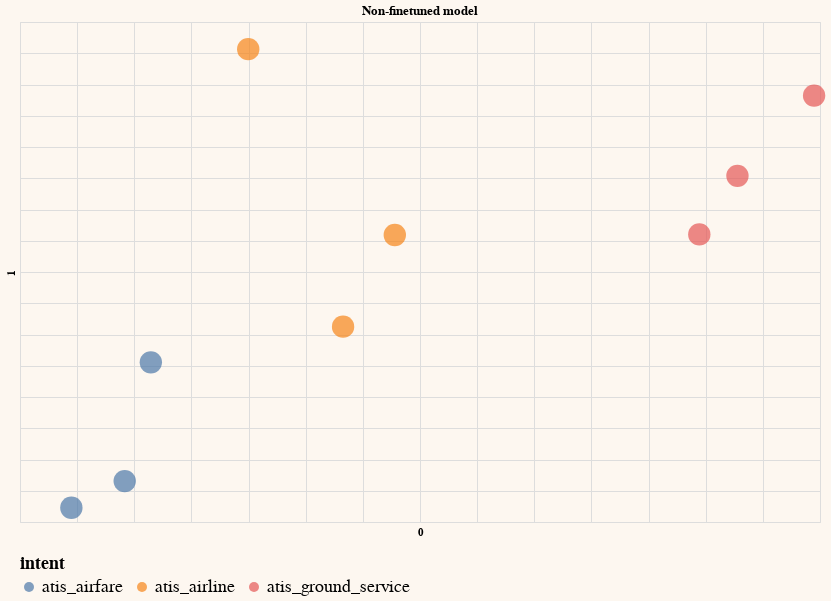

This figure's notebook cell:
### Code cell
# Plot the 2D embeddings from a non-finetuned model
generate_chart(df_test,'0','1',lbl='off',color='intent',title='Non-finetuned model')

### Figure 1 — Vega-Lite specification as saved in the notebook (floating-point values rounded to 4 significant figures; data arrays with more than 128 entries replaced by an {"elided": "..."} marker saying what was removed)
{"config": {"view": {"continuousWidth": 400, "continuousHeight": 300}, "background": "#FDF7F0", "legend": {"labelFontSize": 18, "orient": "bottom", "titleFontSize": 18}}, "layer": [{"mark": {"type": "circle", "size": 500}, "encoding": {"color": {"field": "intent", "type": "nominal"}, "tooltip": [{"field": "query", "type": "nominal"}], "x": {"axis": {"domain": false, "labels": false, "ticks": false}, "field": "0", "scale": {"zero": false}, "type": "quantitative"}, "y": {"axis": {"domain": false, "labels": false, "ticks": false}, "field": "1", "scale": {"zero": false}, "type": "quantitative"}}}, {"mark": {"type": "text", "align": "left", "baseline": "middle", "dx": 10}, "encoding": {"color": {"field": "intent", "type": "nominal"}, "tooltip": [{"field": "query", "type": "nominal"}], "x": {"axis": {"domain": false, "labels": false, "ticks": false}, "field": "0", "scale": {"zero": false}, "type": "quantitative"}, "y": {"axis": {"domain": false, "labels": false, "ticks": false}, "field": "1", "scale": {"zero": false}, "type": "quantitative"}}}], "data": {"name": "data-8716276f2996987f6992cf520cf8351b"}, "height": 500, "title": "Non-finetuned model", "width": 800, "$schema": "https://vega.github.io/schema/vega-lite/v4.17.0.json", "datasets": {"data-8716276f2996987f6992cf520cf8351b": [{"query": " which airlines fly from boston to washington dc via other cities", "query_embeds": {"elided": "4096 float values"}, "0": -5.03, "1": 45.66, "intent": "atis_airline", "intent_pred": "atis_airline"}, {"query": " show me the airlines that fly between toronto and denver", "query_embeds": {"elided": "4096 float values"}, "0": 3.269, "1": 1.258, "intent": "atis_airline", "intent_pred": "atis_airline"}, {"query": " show me round trip first class tickets from new york to miami", "query_embeds": {"elided": "4096 float values"}, "0": -15.84, "1": -23.45, "intent": "atis_airfare", "intent_pred": "atis_airfare"}, {"query": " i'd like the lowest fare from denver to pittsburgh", "query_embeds": {"elided": "4096 float values"}, "0": -20.51, "1": -27.72, "intent": "atis_airfare", "intent_pred": "atis_airfare"}, {"query": " show me a list of ground transportation at boston airport", "query_embeds": {"elided": "4096 float values"}, "0": 37.78, "1": 25.39, "intent": "atis_ground_service", "intent_pred": "atis_ground_service"}, {"query": " show me boston ground transportation", "query_embeds": {"elided": "4096 float values"}, "0": 34.44, "1": 16.01, "intent": "atis_ground_service", "intent_pred": "atis_ground_service"}, {"query": " of all airlines which airline has the most arrivals in atlanta", "query_embeds": {"elided": "4096 float values"}, "0": 7.796, "1": 15.92, "intent": "atis_airline", "intent_pred": "atis_airline"}, {"query": " what ground transportation is available in boston", "query_embeds": {"elided": "4096 float values"}, "0": 44.48, "1": 38.23, "intent": "atis_ground_service", "intent_pred": "atis_ground_service"}, {"query": " i would like your rates between atlanta and boston on september third", "query_embeds": {"elided": "4096 float values"}, "0": -13.55, "1": -4.459, "intent": "atis_airfare", "intent_pred": "atis_airfare"}]}}
